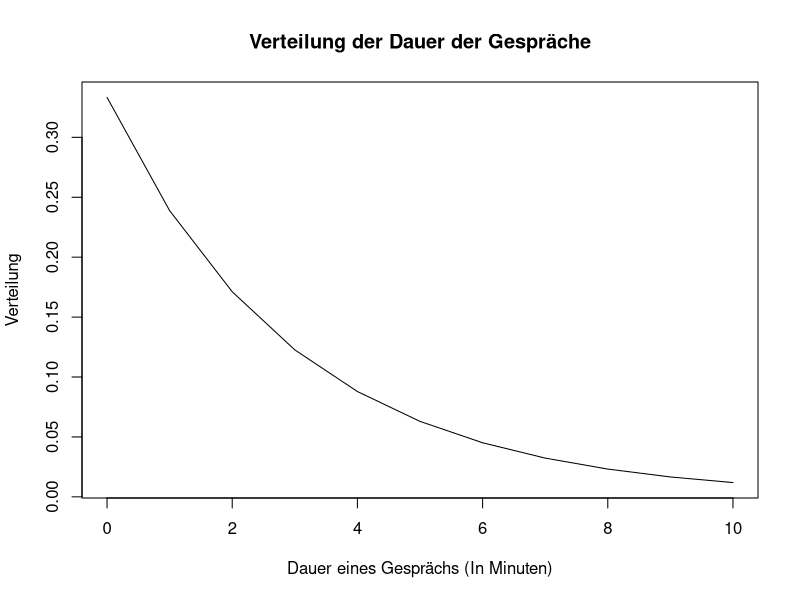

R code for this plot:
## ---- chunk 1
knitr::opts_chunk$set(echo = TRUE)
## ---- chunk 2
xvalues <- seq(0, 10, length=11)
plot(xvalues, dexp(xvalues, rate=1/3), type = "l", 
     ylab = "Verteilung", 
     xlab = "Dauer eines Gesprächs (In Minuten)", 
     main= "Verteilung der Dauer der Gespräche")
## ---- chunk 3
round(pexp(1, rate=1/3), 2)
## ---- chunk 4
p.phone.less.1 <- 1 - round(pexp(1, rate=1/3), 2)
## ---- chunk 5
round(pexp(3, rate=1/3) - pexp(1, rate=1/3),2)
## ---- chunk 6
xvalues <- seq(0, 10, length=11)
prob <- dexp(xvalues, rate=1/3)
quantile (prob, probs=0.25 )
## ---- chunk 7
p.between.198.202 <- pnorm(q = 202, mean = 200, sd = 4, lower.tail = T) - pnorm(q = 198, mean = 200, sd = 4, lower.tail = T)
## ---- chunk 8
paste ("Wahrscheinlichkeit, dass der Gewicht einer Tüte zwischen 198 und 202 g beträgt:" , round(p.between.198.202 , 2));
## ---- chunk 9
p.over.205 <- pnorm(q = 205, mean = 200, sd = 4, lower.tail = F)
## ---- chunk 10
paste ("Wahrscheinlichkeit, dass der Gewicht einer Tüte ueber 205 g beträgt:" , round(p.over.205 , 2));
## ---- chunk 11
weight.95.percent <- qnorm(p=0.95, mean = 200, sd = 4, lower.tail = F)
## ---- chunk 12
paste ("Gewicht, das von 95% der Tüten überschritten wird : " , round(weight.95.percent, 2));
## ---- chunk 13
p.above.15 <- 1-pchisq(15, df=11)
## ---- chunk 14
paste ("Wahrscheinlichkeit, dass der Wert der Chi-quadrat-Verteilung bei 11 Freiheitsgrade über 15 liegt:" , round(p.above.15,2));
## ---- chunk 15
p.under.05 <- pt(-0.5, df=7)
p.under.1 <- pt(1, df=7)
## ---- chunk 16
paste ("Wahrscheinlichkeit, dass der Wert der Student-T-Verteilung bei 7 Freiheitsgrade unter -0.5 liegt:" , round(p.under.05,2));
paste ("Wahrscheinlichkeit, dass der Wert der Student-T-Verteilung bei 7 Freiheitsgrade unter 1 liegt:" , round(p.under.1,2));
## ---- chunk 17
library(e1071)
wait <- faithful$waiting
sk <- skewness(wait)
## ---- chunk 18
paste ("Schiefe der Wartezeite aus Faithful: ", round(sk,2));
## ---- chunk 19
kur <- kurtosis(wait)
## ---- chunk 20
paste ("Kurtosis der Wartezeite aus Faithful: ", round(kur,2));
